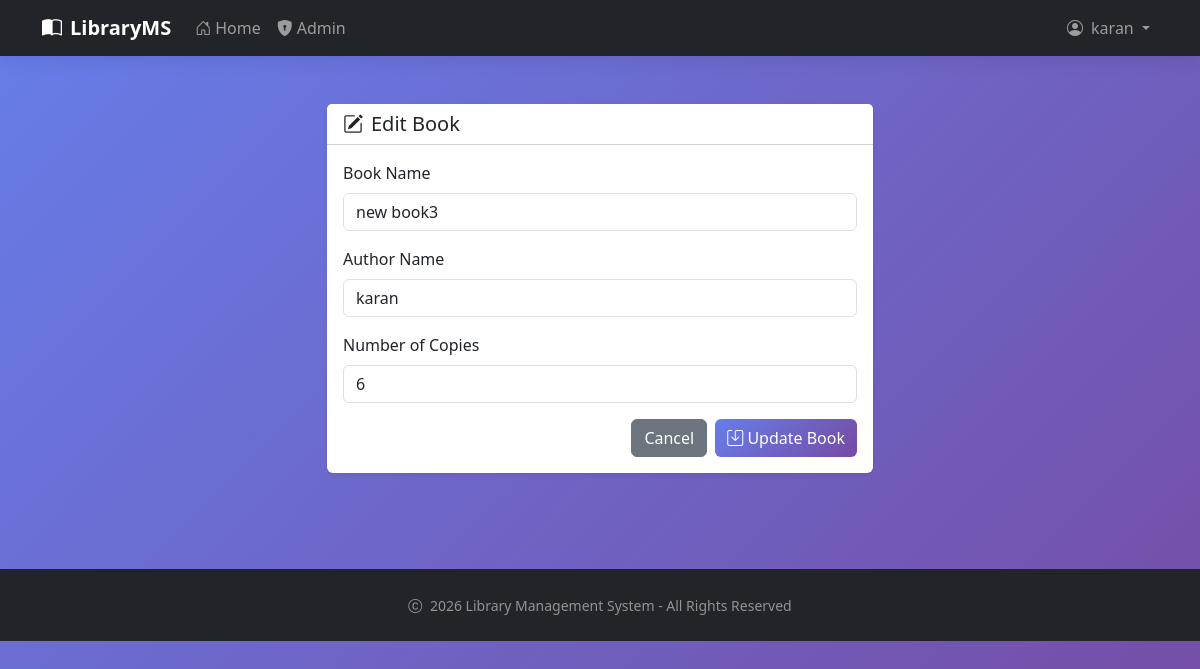
The app's page /edit/1 (signed in) with its own data.
### myapp/models.py (models this page shows, shortened)
class Book(models.Model):
    name = models.CharField(max_length=255)
    author = models.ForeignKey(Author,on_delete=models.CASCADE)
    isbn = models.BigIntegerField(unique=True)
    no_books = models.IntegerField(null=False, default=1)

class Author(models.Model):
    name=models.TextField(max_length=255)

### myapp/views.py (the view)
# urls.py: path('edit/<int:id>',views.book_edit,name='editbook'),
@user_passes_test(is_staff_user)
def book_edit(request, id):
    book = Book.objects.get(id=id)
    if request.method == 'POST':
        book.name = request.POST.get('name')
        book.author = request.POST.get('author')
        book.no_books = request.POST.get('no_books')
        book.save()
        return redirect('admin')
    return render(request, 'edit_books.html', {'book': book})

### myapp/views.py (called while the page is built)
def is_staff_user(user):
    return user.is_superuser

### myapp/templates/edit_books.html (shortened to what this page needs)
{% extends 'base.html' %}
{% block content %}
<div class="row justify-content-center">
    <div class="col-md-8 col-lg-6">
        <div class="card border-0 shadow-sm">
            <div class="card-header bg-white">
                <h5 class="mb-0"><i class="bi bi-pencil-square me-2"></i>Edit Book</h5>
            </div>
            <div class="card-body">
                <form method="POST">
                    <div class="mb-3">
                        <label for="name" class="form-label">Book Name</label>
                        <input type="text" class="form-control" id="name" name="name" value="{{ book.name }}" required>
                    </div>
                    <div class="mb-3">
                        <label for="author" class="form-label">Author Name</label>
                        <input type="text" class="form-control" id="author" name="author" value="{{ book.author.name }}" required>
                    </div>
                    <div class="mb-3">
                        <label for="no_books" class="form-label">Number of Copies</label>
                        <input type="number" class="form-control" id="no_books" name="no_books" value="{{ book.no_books }}" required min="0">
                    </div>
                    <div class="d-flex justify-content-end gap-2">
                        <a href="{% url 'admin' %}" class="btn btn-secondary">Cancel</a>
                        <button type="submit" class="btn btn-gradient">
                            <i class="bi bi-save"></i> Update Book
                        </button>
                    </div>
                </form>
            </div>
        </div>
    </div>
</div>
{% endblock %}

### myapp/templates/base.html (shortened to what this page needs)
<!DOCTYPE html>
<html lang="en">
<head>
    <link href="https://cdn.jsdelivr.net/npm/bootstrap@5.3.0/dist/css/bootstrap.min.css" rel="stylesheet">
    <link rel="stylesheet" href="https://cdn.jsdelivr.net/npm/bootstrap-icons@1.11.3/font/bootstrap-icons.min.css">
</head>
<body>
    <nav class="navbar navbar-expand-lg navbar-dark bg-dark sticky-top">
        <div class="container">
            <a class="navbar-brand fw-bold" href="{% url 'home' %}">
                <i class="bi bi-book-half me-2"></i>LibraryMS
            </a>
            <div class="collapse navbar-collapse" id="navbarNav">
                <ul class="navbar-nav me-auto">
                    <li class="nav-item">
                        <a class="nav-link" href="{% url 'home' %}">
                            <i class="bi bi-house-door me-1"></i>Home
                        </a>
                    </li>
                    {% if request.user.is_authenticated %}
                        {% if request.user.is_superuser %}
                            <li class="nav-item">
                                <a class="nav-link" href="{% url 'admin' %}">
                                    <i class="bi bi-shield-lock-fill me-1"></i>Admin
                                </a>
                            </li>
                        {% else %}
                            <li class="nav-item">
                                <a class="nav-link" href="{% url 'user' %}">
                                    <i class="bi bi-person me-1"></i>User
                                </a>
                            </li>
                        {% endif %}
                    {% endif %}
                </ul>
                <ul class="navbar-nav">
                    {% if request.user.is_authenticated %}
                        <li class="nav-item dropdown">
                            <a class="nav-link dropdown-toggle" href="#" id="userDropdown" role="button" data-bs-toggle="dropdown">
                                <i class="bi bi-person-circle me-1"></i>
                                {{ request.user.username }}
                            </a>
                        </li>
                    {% else %}
                        <li class="nav-item">
                            <a class="nav-link btn btn-gradient text-white px-3 rounded-pill" href="{% url 'login' %}">
                                <i class="bi bi-box-arrow-in-right me-1"></i>Login
                            </a>
                        </li>
                    {% endif %}
                </ul>
            </div>
        </div>
    </nav>
    <div class="container py-5 main-content">
        {% block content %}
        {% endblock %}
    </div>
    <footer class="bg-dark text-white-50 py-4 mt-5">
        <div class="container text-center">
            <small>
                <i class="bi bi-c-circle me-1"></i> 2026 Library Management System - All Rights Reserved
            </small>
        </div>
    </footer>
</body>
</html>

### myapp/templates/base.html (style rules this page uses)
body { background: linear-gradient(135deg, #667eea 0%, #764ba2 100%); min-height: 100vh; }
.navbar { backdrop-filter: blur(10px); box-shadow: 0 2px 20px rgba(0, 0, 0, 0.1); }
.main-content { animation: fadeInUp 0.5s ease; }
.btn-gradient { background: linear-gradient(135deg, #667eea 0%, #764ba2 100%); border: none; transition: all 0.3s ease; color: white; }

### records on screen
Book: name "new book3", author "karan", no_books "6"

### other values on screen
{{ request.user.username }} "karan"
